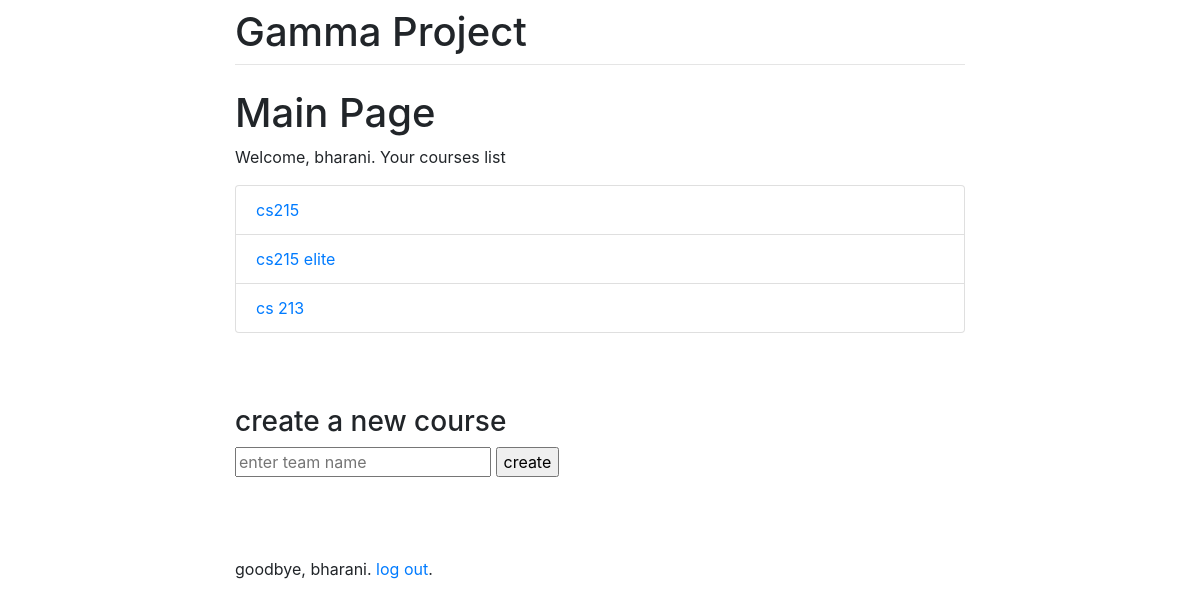
Page /blog/ (signed in) on the committed database.
### bogs/models.py (models this page shows)
class Group(models.Model):
    name = models.CharField(max_length=128,primary_key=True)
    members = models.ManyToManyField(Person, through='Membership')
    messages = models.ManyToManyField(MessageForm,through='Messageship')
    prof = models.CharField(max_length=128)
    def __str__(self):
        return self.name

### bogs/views.py (the view, shortened to what this page needs)
# urls.py: path('', views.home, name='blank'),
def home(request):
    if not request.user.is_authenticated:
        return redirect('/login')
    msg=""
    a=Group.objects.filter(prof=request.user)
    print(a)
    return render(request,'home.html',{'courses':a,'msg':msg})

### Templates/home.html (shortened to what this page needs)
{% extends 'base.html' %}
{% load crispy_forms_tags %}
{% block content %}
<h1>Main Page</h1>
<p>Welcome, {{ user.username }}. Your courses list</p>
<div class="list-group">
{% for athlete in courses %}
    <a href= "{{ athlete }}" class="list-group-item">{{ athlete }}</a>
{% endfor %}
</div>
<br><br><br>
<h3>create a new course</h3>
<form method="post" enctype="multipart/form-data">
	<input type="text" placeholder="enter team name" name="group_name">
	<input type="submit" value="create">
</form>
<br>
<br><br>
<p>goodbye, {{ user.username }}. <a href="/logout"> log out</a>.</p>
{% endblock %}

### rows in the picture
Group: name "cs215"
Group: name "cs215 elite"
Group: name "cs 213"

### other values in the picture
{{ user.username }} "bharani"
